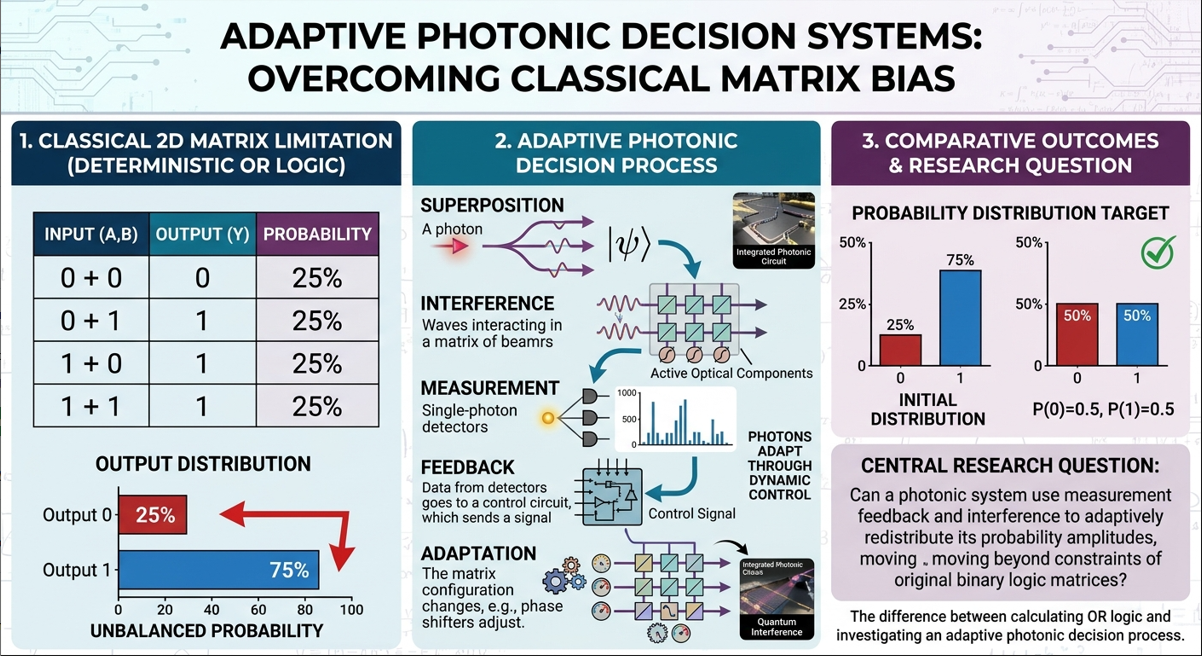
#> input picture optoelectronic.png, 1202 x 656 px, given in place of the camera
$ python needle.py
#> lines starting #> are read from the running program, lines starting #| are printed output that depends on the picture
#!/usr/bin/env python3
"""needle.py - camera -> digest -> nonce -> circuit -> hit, isolated from scientific.py.

  frame -> motion mask E -> digest = SHA-256(E)              (instance commitment)
  x     = odd 32-bit number from digest, 50% forced prime    (the problem instance)
  nonce chosen AFTER the digest; h = SHA-256d(digest||nonce)
  Driver A (randomized) : r = 2 + h mod (x-3);  A = 1 iff r is a Miller-Rabin witness of compositeness
                          (A = 0 always when x is prime)
  Driver B (RC link)    : c = [x >= 4] charges C for one clock; B = 1 iff VB = VC - 0.7 >= 3.5 V
  AND(A,B)              : the circuit's decision
  hit                   : h < 2^(256-k)                      (the CSV 'hit' column)

Needle: a nonce with  hit AND AND(A,B).  It exists only if x is composite (A is 0 on primes), so the
search for it is a one-sided (RP-style) decision: found => composite, certificate = the nonce.

Usage:  python needle.py --device 0 --frames 40 --log out.csv
        python needle.py --synthetic
Needs numpy (+ opencv-python for a real camera).
"""
import argparse, csv, hashlib, math, os, sys
import numpy as np

H, W = 96, 128
VS, VBE, VIH = 5.0, 0.7, 3.5
sha = lambda b: hashlib.sha256(b).digest()

# ---- camera ---------------------------------------------------------------------------
class Camera:
    def __init__(self, device):
        import cv2
        self.cv2, self.cap = cv2, cv2.VideoCapture(device)
        if not self.cap.isOpened():
            sys.exit(f"cannot open camera {device} (use --synthetic)")
    def read(self):
        ok, f = self.cap.read()
#> f is the input picture: shape (656, 1202, 3); mean B, G, R 201.5, 193.6, 186.3
        if not ok: sys.exit("camera read failed")
        g = f if f.ndim == 2 else self.cv2.cvtColor(f, self.cv2.COLOR_BGR2GRAY)
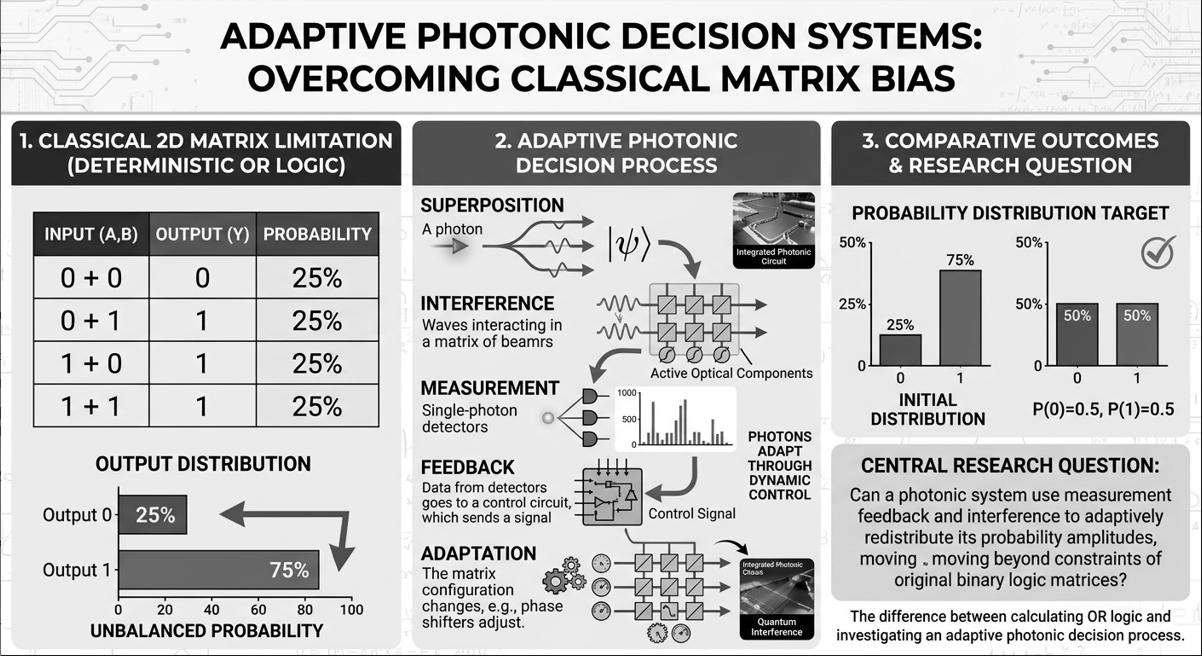
#> g: shape (656, 1202); min 0, max 255, mean 192.3
        return self.cv2.resize(g, (W, H), interpolation=self.cv2.INTER_AREA)
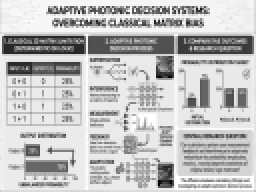
#> returned value: shape (96, 128) (shown 2 times larger); min 0, max 255, mean 192.3

class Synthetic:
    def __init__(self): self.rng = np.random.default_rng()
    def read(self): return np.clip(self.rng.poisson(100.0, (H, W)), 0, 255).astype(np.uint8)

# ---- number theory --------------------------------------------------------------------
SP = (2, 3, 5, 7, 11, 13, 17, 19, 23, 29, 31, 37)

def is_witness(a, n):                          # True iff a proves n composite; never true for primes
    d, s = n - 1, 0
    while d % 2 == 0: d //= 2; s += 1
    y = pow(a, d, n)
    if y in (1, n - 1): return False
    for _ in range(s - 1):
        y = y * y % n
        if y == n - 1: return False
    return True

def is_prime(n):
    for p in SP:
        if n % p == 0: return n == p
    return not any(is_witness(a, n) for a in SP)

def next_prime(n):
    n |= 1
    while not is_prime(n): n += 2
    return n

# ---- circuit --------------------------------------------------------------------------
def driver_b(x, T=0.1, tau=0.05):              # RC node + NPN emitter follower, HIGH at VB >= 3.5 V
    vc = VS * (1 - math.exp(-T / tau)) * (1 if x >= 4 else 0)
    return int(max(0.0, vc - VBE) >= VIH)

def circuit(digest, x, B, nonce, k):
    """One trial: returns (A, B, AND, hit)."""
    h = sha(sha(digest + nonce))
    A = int(is_witness(2 + int.from_bytes(h, "big") % (x - 3), x))
    hit = int(int.from_bytes(h, "big") < (1 << (256 - k)))
    return A, B, A & B, hit

def needle(digest, x, B, k, limit):
    """Search nonces until hit AND AND(A,B). Returns (nonce, tries) or (None, limit)."""
    for i in range(limit):
        nonce = i.to_bytes(4, "big")
        A, _, and_ab, hit = circuit(digest, x, B, nonce, k)
        if hit and and_ab:
            return nonce, i + 1
    return None, limit

# ---- main -----------------------------------------------------------------------------
def main():
    ap = argparse.ArgumentParser()
    ap.add_argument("--device", type=int, default=0)
    ap.add_argument("--synthetic", action="store_true")
    ap.add_argument("--frames", type=int, default=40)
    ap.add_argument("--thr", type=int, default=6, help="motion threshold in DN")
    ap.add_argument("--k", type=int, default=6, help="hash target bits: 2^-k per nonce")
    ap.add_argument("--log", default=None)
    a = ap.parse_args()

    src = Synthetic() if a.synthetic else Camera(a.device)
    prev = src.read().astype(np.int16)
    limit = 64 << a.k                           # search cap (~64x expected cost)
    rows = []
    st = dict(hits=0, hit_and=0, found_comp=0, comp=0, found_prime=0, prime=0, tries=[])
    print(f"{'t':>3} {'count':>5} {'digest':<16} {'x':>10} L A B AND hit  {'needle':<8} {'tries':>6}")
    for t in range(a.frames):
        f = src.read().astype(np.int16)
        E = (np.abs(f - prev) > a.thr).astype(np.uint8); prev = f
        digest = sha(E.tobytes())               # 1. commit to the frame first
        x = int.from_bytes(digest[8:12], "big") | 1 | (1 << 31)
        if digest[12] & 1: x = next_prime(x)    # 50% of instances forced prime
        in_L = int(not is_prime(x))
        B = driver_b(x)

        nonce = os.urandom(8)                   # 2. nonce AFTER the digest -> circuit -> hit
        A, _, and_ab, hit = circuit(digest, x, B, nonce, a.k)
        st["hits"] += hit; st["hit_and"] += hit * and_ab

        nd, tries = needle(digest, x, B, a.k, limit)   # 3. needle search through the circuit
        st["comp" if in_L else "prime"] += 1
        if nd is not None:
            st["found_comp" if in_L else "found_prime"] += 1; st["tries"].append(tries)
        print(f"{t:>3} {int(E.sum()):>5} {digest.hex()[:16]} {x:>10} {in_L} {A} {B}  {and_ab}   {hit}  "
              f"{nd.hex() if nd else '-':<8} {tries if nd else '>'+str(limit):>6}")
        rows.append((t, digest.hex()[:16], int(E.sum()), x, in_L, A, B, and_ab, nonce.hex(), hit,
                     nd.hex() if nd else "", tries if nd else 0))
#> this loop made 30 passes
#> (x, in_L, vc in driver_b, B) on pass 1: (2539081873, 1, 4.32, 1)
#|   0     0 f3cc103136423a57 2539081873 1 1 1  1   0  000000e7    232
#|   1     0 f3cc103136423a57 2539081873 1 1 1  1   0  000000e7    232
#|   2     0 f3cc103136423a57 2539081873 1 1 1  1   0  000000e7    232
#|   3     0 f3cc103136423a57 2539081873 1 1 1  1   0  000000e7    232
#|   4     0 f3cc103136423a57 2539081873 1 1 1  1   0  000000e7    232
#|   5     0 f3cc103136423a57 2539081873 1 1 1  1   0  000000e7    232
#|   6     0 f3cc103136423a57 2539081873 1 1 1  1   0  000000e7    232
#|   7     0 f3cc103136423a57 2539081873 1 1 1  1   0  000000e7    232
#> (further printed lines are left out)

    n, p0 = a.frames, 2.0 ** -a.k
    print(f"\nrandom-nonce hits         : {st['hits']}/{n} (chance {n * p0:.2f}); hits with AND=1: {st['hit_and']}")
    print(f"needle on composites      : {st['found_comp']}/{st['comp']} found"
          + (f", mean tries {np.mean(st['tries']):.0f} (2^k = {1 << a.k})" if st["tries"] else ""))
    print(f"needle on primes          : {st['found_prime']}/{st['prime']} found (must be 0: A=0 on primes)")
    if a.log:
        with open(a.log, "w", newline="") as fh:
            w = csv.writer(fh)
            w.writerow("tick digest16 count x in_L A B and nonce hit needle_nonce needle_tries".split())
            w.writerows(rows)
        print(f"log written to {a.log}")

if __name__ == "__main__":
    main()

$ run again, on work.png
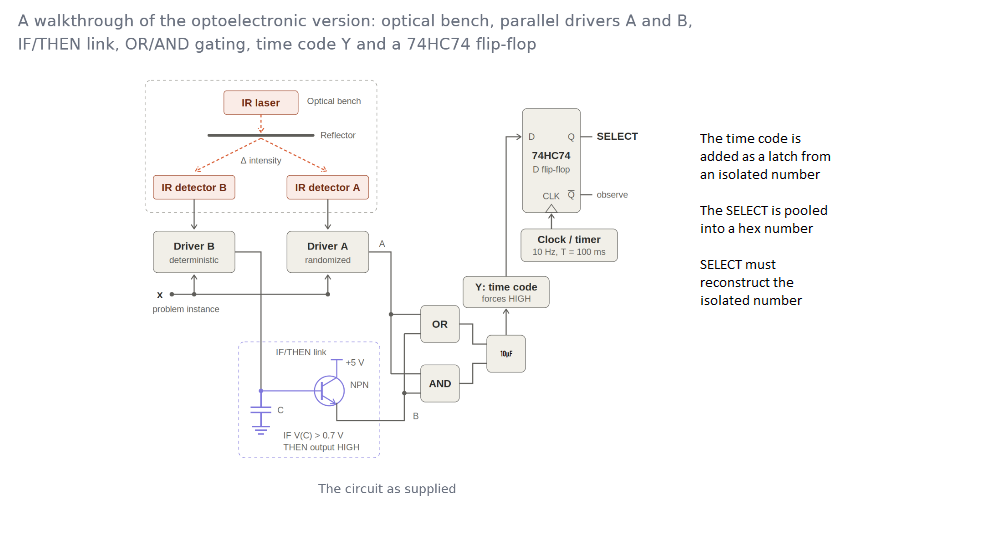
#> input picture work.png, 982 x 534 px, given in place of the camera
#> in read, f is the input picture: shape (534, 982, 3); mean B, G, R 249.7, 249.9, 250.2
#> in read, `return self.cv2.resize(g, (W, H), interpolation=self.cv2.INTER_AREA)`:
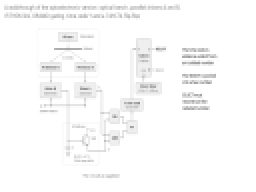
#> returned value: shape (96, 128) (shown 2 times larger); min 144, max 255, mean 249.9
#> the loop in main, `for t in range(a.frames):` made 30 passes
#> (x, in_L, vc in driver_b, B) on pass 1: (2539081873, 1, 4.32, 1)
#> (printed output is left out)
